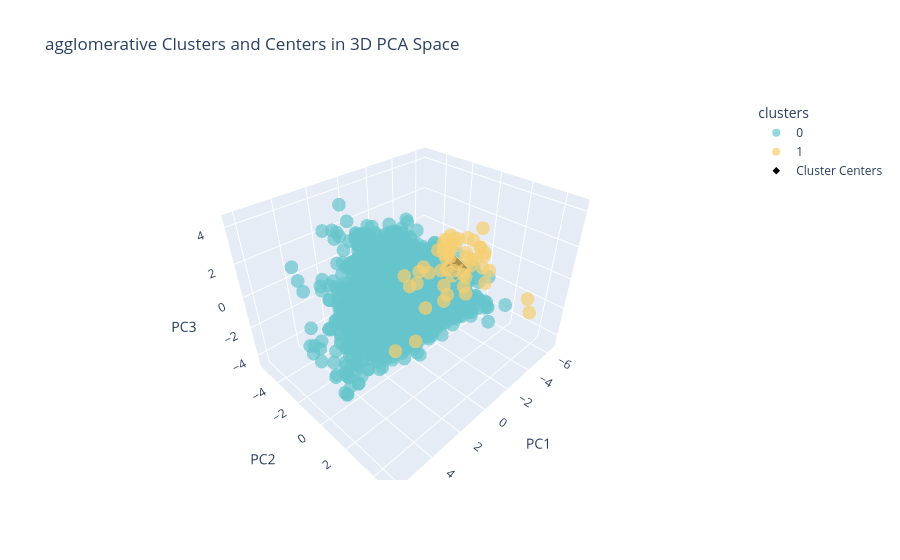

The notebook cell this image was saved under:
### Code cell
plot_clusters_3d(scaled_data, labels[1], centers[1], metadata, "agglomerative")

### Figure 1 — Plotly figure (JSON) as saved in the notebook; plotly's stock layout.template omitted (floating-point values rounded to 4 significant figures; data arrays with more than 128 entries replaced by an {"elided": "..."} marker saying what was removed)
{"data": [{"customdata": {"elided": "6759x1 str values"}, "hovertemplate": "clusters=0<br>PC1=%{x}<br>PC2=%{y}<br>PC3=%{z}<br>Genre=%{customdata[0]}<extra></extra>", "legendgroup": "0", "marker": {"color": "rgb(102, 197, 204)", "opacity": 0.7, "symbol": "circle"}, "mode": "markers", "name": "0", "scene": "scene", "showlegend": true, "type": "scatter3d", "x": {"elided": "6759 float values"}, "y": {"elided": "6759 float values"}, "z": {"elided": "6759 float values"}}, {"customdata": [["Pop"], ["Pop"], ["Pop"], ["Pop"], ["Pop"], ["Pop"], ["Pop"], ["Pop"], ["Pop"], ["Pop"], ["Pop"], ["Pop"], ["Pop"], ["Pop"], ["Pop"], ["Pop"], ["Pop"], ["Pop"], ["Pop"], ["Pop"], ["Pop"], ["Pop"], ["Rock"], ["Rock"], ["Rock"], ["Rock"], ["Rock"], ["Rock"], ["Rock"], ["Rock"], ["Rock"], ["Rock"], ["Rock"], ["Country"], ["Country"], ["Country"], ["RnB"], ["RnB"], ["RnB"], ["RnB"], ["RnB"], ["RnB"], ["RnB"], ["RnB"], ["RnB"], ["RnB"], ["Rap"], ["Rap"], ["Rap"], ["Rap"], ["Rap"], ["Rap"], ["Rap"], ["Rap"]], "hovertemplate": "clusters=1<br>PC1=%{x}<br>PC2=%{y}<br>PC3=%{z}<br>Genre=%{customdata[0]}<extra></extra>", "legendgroup": "1", "marker": {"color": "rgb(246, 207, 113)", "opacity": 0.7, "symbol": "circle"}, "mode": "markers", "name": "1", "scene": "scene", "showlegend": true, "type": "scatter3d", "x": [1.441, -0.4314, -0.8154, -1.761, -0.8538, -0.4232, -3.437, 1.398, -0.5668, -0.1967, -0.6098, 2.777, -0.9524, -0.171, -0.5634, 0.218, -0.69, -1.273, -1.913, 1.715, -1.507, 0.2867, -1.927, -1.764, -1.244, -0.1516, -2.45, -0.7281, -6.431, -2.746, 0.1226, -2.629, -1.997, -0.09537, -1.269, -2.205, 0.5487, 1.34, -0.9795, -0.591, 0.4033, -1.186, -1.047, -1.036, -0.6449, -1.693, -0.3168, -0.1888, -2.073, -2.293, -2.36, -0.7667, -1.164, -1.032], "y": [1.143, 1.879, 1.283, 0.7204, 2.69, 2.79, 4.858, 1.971, 2.755, 1.898, 2.065, 1.506, 1.93, 2.106, 3.518, 2.507, 3.395, 3.027, 3.027, 1.833, 1.258, 2.521, 0.2544, 1.293, 2.258, 2.018, 1.351, 2.588, 3.074, 1.5, 1.66, 1.563, 1.996, 1.725, 3.238, 0.7944, 0.7551, 1.661, 2.475, 1.556, 1.22, 1.018, 3.4, 3.778, 3.707, 1.979, 0.7337, -0.8974, 0.5595, -0.07837, 0.5528, 3.203, 0.8741, 1.437], "z": [1.599, 3.068, 3.272, 1.948, 0.8012, 2.16, -0.5895, 3.021, 3.257, 2.767, 1.962, -1.376, 2.14, 0.7869, 3.859, 3.871, 3.733, 4.337, 1.082, -1.204, 0.8734, 3.29, 1.606, 2.918, 0.8128, 2.216, 2.749, 2.155, -2.225, 2.543, 3.225, 1.496, 1.581, 2.053, 2.357, 2.186, 1.151, 2.613, 2.734, -0.09683, -0.1917, 0.3024, 3.145, 2.551, 3.624, 1.056, 1.364, 0.4705, 2.736, 1.981, 2.452, 3.053, 2.526, 1.729]}, {"marker": {"color": "black", "line": {"color": "white", "width": 2}, "size": 8, "symbol": "diamond"}, "mode": "markers", "name": "Cluster Centers", "type": "scatter3d", "x": [0.007238, -0.906], "y": [-0.01538, 1.925], "z": [-0.01532, 1.917]}], "layout": {"legend": {"title": {"text": "clusters"}, "tracegroupgap": 0}, "scene": {"domain": {"x": [0, 1], "y": [0, 1]}, "xaxis": {"title": {"text": "PC1"}}, "yaxis": {"title": {"text": "PC2"}}, "zaxis": {"title": {"text": "PC3"}}}, "title": {"text": "agglomerative Clusters and Centers in 3D PCA Space"}}}
